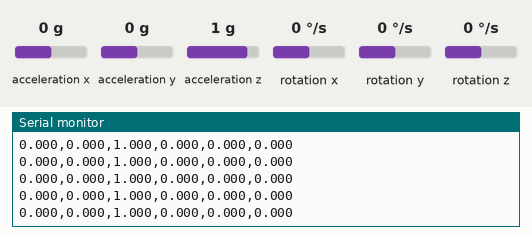
A sketch run on a simulated Arduino Nano 33 BLE. Parts: the last lines printed to the serial monitor. Inputs (shaded band) come from the test bench; at power-on: acceleration x 0 g, acceleration y 0 g, acceleration z 1 g, rotation x 0 °/s, rotation y 0 °/s, rotation z 0 °/s.

Above: at 1.2 s.
1.3 s: acceleration x set to -1.4 g
At 1.9 s:
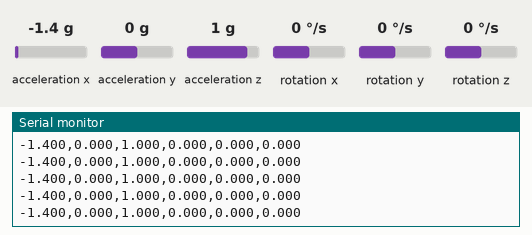
2.8 s: acceleration y set to -1.4 g
At 3.7 s:
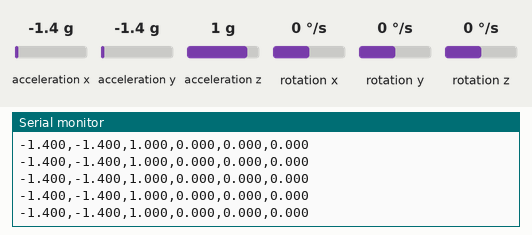
4.3 s: acceleration z set to -1.4 g
At 4.8 s:
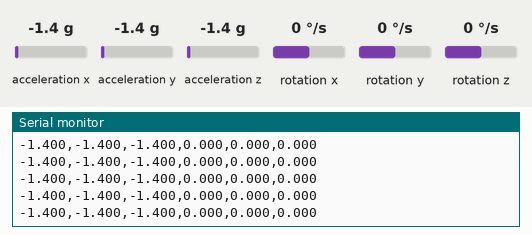
5.8 s: rotation x set to -192 °/s
At 6.3 s:
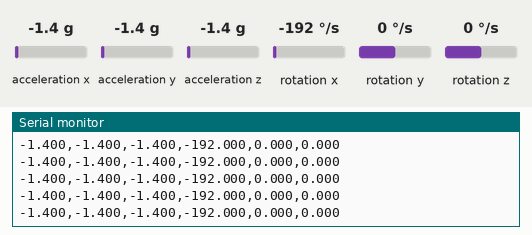
7.3 s: rotation y set to -192 °/s
At 8.3 s:
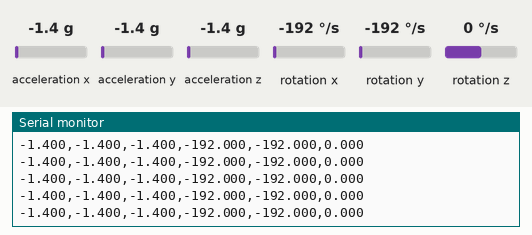

Measured:
- after the input at 1.3 s, the serial monitor: prints a new line at once (image 1)
- after the input at 2.8 s, the serial monitor: prints a new line at once (image 2)
- after the input at 4.3 s, the serial monitor: prints a new line at once (image 3)
- after the input at 5.8 s, the serial monitor: prints a new line at once (image 4)
- after the input at 7.3 s, the serial monitor: prints a new line at once (image 5)

The sketch:

data_generation.ino.ino
```cpp
#include <Arduino_LSM9DS1.h>  // Library used to access the IMU (accelerometer + gyroscope)


// ============================================================================
// CONFIGURATION PARAMETERS
// ============================================================================

// Number of samples collected for each vibration sequence.
// This value must match the one used later in the Python training script.
const int numSamples = 100;

// Time interval between two measurements.
// 20 milliseconds corresponds approximately to a sampling frequency of 50 Hz.
const int sampleDelay = 20;


// ============================================================================
// GLOBAL VARIABLES
// ============================================================================

// Counter used to track how many samples have been collected
// in the current vibration sequence.
int samplesRead = 0;


// ============================================================================
// SETUP : executed once when the board starts
// ============================================================================
void setup() {

  // Start serial communication with the computer
  Serial.begin(9600);

  // Wait until the serial port is ready
  while (!Serial);

  // Initialize the IMU sensor
  // If initialization fails, stop the program
  if (!IMU.begin()) {
    Serial.println("Failed to initialize IMU!");
    while (1);
  }

  // Print the CSV header
  // This line defines the columns for the data file
  Serial.println("aX,aY,aZ,gX,gY,gZ");
}


// ============================================================================
// LOOP : runs continuously after setup
// ============================================================================
void loop() {

  // Variables used to temporarily store IMU measurements
  float aX, aY, aZ;   // acceleration values on X, Y, Z axes
  float gX, gY, gZ;   // angular velocity values from the gyroscope

  // Acquire a complete data window (numSamples measurements)
  while (samplesRead < numSamples) {

    // Check if new data is available from both sensors
    if (IMU.accelerationAvailable() && IMU.gyroscopeAvailable()) {

      // Read acceleration data
      IMU.readAcceleration(aX, aY, aZ);

      // Read gyroscope data
      IMU.readGyroscope(gX, gY, gZ);

      // Increase the sample counter
      samplesRead++;

      // --------------------------------------------------------------------
      // Send the sensor data to the computer in CSV format
      // --------------------------------------------------------------------

      Serial.print(aX, 3);
      Serial.print(',');

      Serial.print(aY, 3);
      Serial.print(',');

      Serial.print(aZ, 3);
      Serial.print(',');

      Serial.print(gX, 3);
      Serial.print(',');

      Serial.print(gY, 3);
      Serial.print(',');

      Serial.println(gZ, 3);

      // Small delay to control the sampling frequency
      delay(sampleDelay);
    }
  }

  // Print an empty line to separate vibration sequences
  Serial.println();

  // Reset the counter to start capturing a new vibration sequence
  samplesRead = 0;
}


/*
============================================================================
ADDITIONAL INFORMATION
============================================================================

1. DATA FORMAT

   The transmitted data follows the CSV format with the columns:

   aX,aY,aZ,gX,gY,gZ

   These correspond to the three axes of the accelerometer
   and the three axes of the gyroscope.

2. MEASUREMENT UNITS

   Acceleration : expressed in G (gravitational acceleration)
   Gyroscope    : expressed in degrees per second (deg/s)

3. DATASET STRUCTURE

   One vibration sequence corresponds to 100 lines of measurements.

   Example:

   aX,aY,aZ,gX,gY,gZ
   0.01,0.98,-0.02,0.12,0.03,-0.02
   ...
   (100 lines)

   An empty line is printed after each sequence to separate
   different vibration recordings.

4. DATASET CREATION

   The captured data should be stored in separate CSV files
   depending on the vibration type:

      weak.csv
      strong.csv
      vibration_idle.csv

   These files will then be used in Python to train
   the vibration classification model.

*/
```
